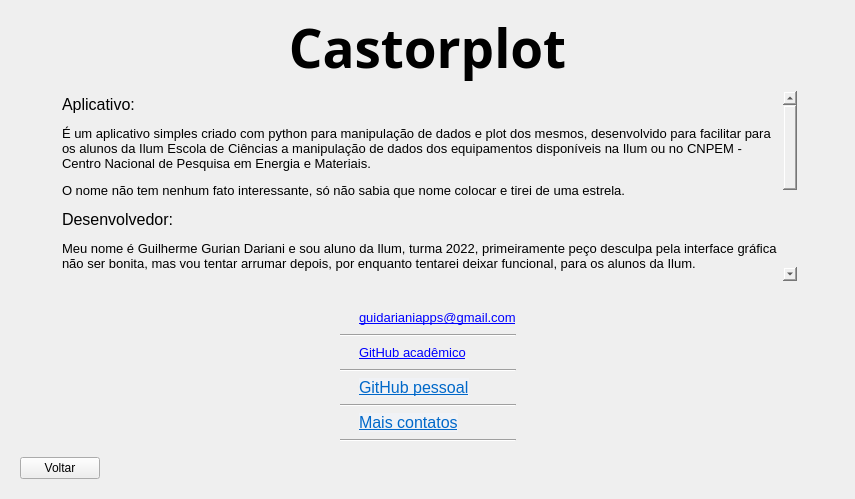
      <widget class="QWidget" name="sobre">
       <layout class="QGridLayout" name="gridLayout_10">
        <item row="9" column="6">
         <spacer name="horizontalSpacer_16">
          <property name="orientation">
           <enum>Qt::Horizontal</enum>
          </property>
          <property name="sizeHint" stdset="0">
           <size>
            <width>242</width>
            <height>20</height>
           </size>
          </property>
         </spacer>
        </item>
        <item row="9" column="1">
         <spacer name="horizontalSpacer_17">
          <property name="orientation">
           <enum>Qt::Horizontal</enum>
          </property>
          <property name="sizeHint" stdset="0">
           <size>
            <width>243</width>
            <height>20</height>
           </size>
          </property>
         </spacer>
        </item>
        <item row="7" column="2">
         <widget class="QLabel" name="label_35">
          <property name="text">
           <string/>
          </property>
          <property name="pixmap">
           <pixmap>img/GitHub_40.png</pixmap>
          </property>
         </widget>
        </item>
        <item row="6" column="2" colspan="4">
         <widget class="Line" name="line_3">
          <property name="orientation">
           <enum>Qt::Horizontal</enum>
          </property>
         </widget>
        </item>
        <item row="5" column="2">
         <widget class="QLabel" name="label_33">
          <property name="text">
           <string/>
          </property>
          <property name="pixmap">
           <pixmap>img/GitHub_40.png</pixmap>
          </property>
         </widget>
        </item>
        <item row="7" column="4">
         <widget class="QLabel" name="label_36">
          <property name="text">
           <string>&lt;html&gt;&lt;head/&gt;&lt;body&gt;&lt;p&gt;&lt;a href=&quot;https://github.com/guidariani&quot;&gt;&lt;span style=&quot; font-family:'Source Sans Pro,sans-serif'; font-size:16px; text-decoration: underline; color:#0068c9; background-color:#f0f2f6;&quot;&gt;GitHub pessoal&lt;/span&gt;&lt;/a&gt;&lt;/p&gt;&lt;/body&gt;&lt;/html&gt;</string>
          </property>
          <property name="openExternalLinks">
           <bool>true</bool>
          </property>
         </widget>
        </item>
        <item row="5" column="4">
         <widget class="QLabel" name="label_34">
          <property name="text">
           <string>&lt;html&gt;&lt;head/&gt;&lt;body&gt;&lt;p&gt;&lt;a href=&quot;https://github.com/guilhermeilum&quot;&gt;&lt;span style=&quot; font-size:10pt; text-decoration: underline; color:#0000ff;&quot;&gt;GitHub acadêmico&lt;/span&gt;&lt;/a&gt;&lt;span style=&quot; font-size:10pt;&quot;/&gt;&lt;/p&gt;&lt;/body&gt;&lt;/html&gt;</string>
          </property>
          <property name="openExternalLinks">
           <bool>true</bool>
          </property>
         </widget>
        </item>
        <item row="8" column="2" colspan="4">
         <widget class="Line" name="line_4">
          <property name="orientation">
           <enum>Qt::Horizontal</enum>
          </property>
         </widget>
        </item>
        <item row="7" column="1">
         <spacer name="horizontalSpacer_14">
          <property name="orientation">
           <enum>Qt::Horizontal</enum>
          </property>
          <property name="sizeHint" stdset="0">
           <size>
            <width>243</width>
            <height>20</height>
           </size>
          </property>
         </spacer>
        </item>
        <item row="7" column="6">
         <spacer name="horizontalSpacer_15">
          <property name="orientation">
           <enum>Qt::Horizontal</enum>
          </property>
          <property name="sizeHint" stdset="0">
           <size>
            <width>242</width>
            <height>20</height>
           </size>
          </property>
         </spacer>
        </item>
        <item row="5" column="6">
         <spacer name="horizontalSpacer_13">
          <property name="orientation">
           <enum>Qt::Horizontal</enum>
          </property>
          <property name="sizeHint" stdset="0">
           <size>
            <width>242</width>
            <height>20</height>
           </size>
          </property>
         </spacer>
        </item>
        <item row="11" column="0" colspan="8">
         <widget class="QWidget" name="widget_17" native="true">
          <layout class="QHBoxLayout" name="horizontalLayout_22">
           <item>
            <widget class="QPushButton" name="voltar_sobre">
             <property name="text">
              <string>Voltar</string>
             </property>
            </widget>
           </item>
           <item>
            <spacer name="horizontalSpacer_7">
             <property name="orientation">
              <enum>Qt::Horizontal</enum>
             </property>
             <property name="sizeHint" stdset="0">
              <size>
               <width>40</width>
               <height>20</height>
              </size>
             </property>
            </spacer>
           </item>
          </layout>
         </widget>
        </item>
        <item row="0" column="1" colspan="6">
         <widget class="QLabel" name="Castorplot_2">
          <property name="font">
           <font>
            <family>PMingLiU-ExtB</family>
            <pointsize>40</pointsize>
            <weight>75</weight>
            <bold>true</bold>
           </font>
          </property>
          <property name="text">
           <string>Castorplot</string>
          </property>
          <property name="alignment">
           <set>Qt::AlignCenter</set>
          </property>
         </widget>
        </item>
        <item row="1" column="1" colspan="6">
         <widget class="QTextBrowser" name="textBrowser">
          <property name="minimumSize">
           <size>
            <width>700</width>
            <height>0</height>
           </size>
          </property>
          <property name="styleSheet">
           <string notr="true">background-color: rgba(255, 255, 255, 0);
</string>
          </property>
          <property name="html">
           <string>&lt;!DOCTYPE HTML PUBLIC &quot;-//W3C//DTD HTML 4.0//EN&quot; &quot;http://www.w3.org/TR/REC-html40/strict.dtd&quot;&gt;
&lt;html&gt;&lt;head&gt;&lt;meta name=&quot;qrichtext&quot; content=&quot;1&quot; /&gt;&lt;style type=&quot;text/css&quot;&gt;
p, li { white-space: pre-wrap; }
&lt;/style&gt;&lt;/head&gt;&lt;body style=&quot; font-family:'MS Shell Dlg 2'; font-size:7.8pt; font-weight:400; font-style:normal;&quot;&gt;
&lt;p style=&quot; margin-top:12px; margin-bottom:12px; margin-left:0px; margin-right:0px; -qt-block-indent:0; text-indent:0px;&quot;&gt;&lt;span style=&quot; font-size:12pt;&quot;&gt;Aplicativo:&lt;/span&gt;&lt;/p&gt;
&lt;p style=&quot; margin-top:12px; margin-bottom:12px; margin-left:0px; margin-right:0px; -qt-block-indent:0; text-indent:0px;&quot;&gt;&lt;span style=&quot; font-size:10pt;&quot;&gt;É um aplicativo simples criado com python para manipulação de dados e plot dos mesmos, desenvolvido para facilitar para os alunos da Ilum Escola de Ciências a manipulação de dados dos equipamentos disponíveis na Ilum ou no CNPEM - Centro Nacional de Pesquisa em Energia e Materiais.&lt;/span&gt;&lt;/p&gt;
&lt;p style=&quot; margin-top:12px; margin-bottom:12px; margin-left:0px; margin-right:0px; -qt-block-indent:0; text-indent:0px;&quot;&gt;&lt;span style=&quot; font-size:10pt;&quot;&gt;O nome não tem nenhum fato interessante, só não sabia que nome colocar e tirei de uma estrela.&lt;/span&gt;&lt;/p&gt;
&lt;p style=&quot; margin-top:12px; margin-bottom:12px; margin-left:0px; margin-right:0px; -qt-block-indent:0; text-indent:0px;&quot;&gt;&lt;span style=&quot; font-size:12pt;&quot;&gt;Desenvolvedor:&lt;/span&gt;&lt;/p&gt;
&lt;p style=&quot; margin-top:12px; margin-bottom:12px; margin-left:0px; margin-right:0px; -qt-block-indent:0; text-indent:0px;&quot;&gt;&lt;span style=&quot; font-size:10pt;&quot;&gt;Meu nome é Guilherme Gurian Dariani e sou aluno da Ilum, turma 2022, primeiramente peço desculpa pela interface gráfica não ser bonita, mas vou tentar arrumar depois, por enquanto tentarei deixar funcional, para os alunos da Ilum.&lt;/span&gt;&lt;/p&gt;
&lt;p style=&quot; margin-top:12px; margin-bottom:12px; margin-left:0px; margin-right:0px; -qt-block-indent:0; text-indent:0px;&quot;&gt;&lt;span style=&quot; font-size:10pt;&quot;&gt;Esse é meu primeiro aplicativo, então provavelmente terá alguns problemas, qualquer bug me envie por e-mail.&lt;/span&gt;&lt;/p&gt;
&lt;p style=&quot; margin-top:12px; margin-bottom:12px; margin-left:0px; margin-right:0px; -qt-block-indent:0; text-indent:0px;&quot;&gt;&lt;span style=&quot; font-size:10pt;&quot;&gt;Contato relacionado com o aplicativo será preferencialmente por e-mail, se for aluno da Ilum pode me procurar na faculdade que ajudo, para outros assuntos pode utilizar qualquer rede social.&lt;/span&gt;&lt;/p&gt;
&lt;p style=&quot;-qt-paragraph-type:empty; margin-top:12px; margin-bottom:12px; margin-left:0px; margin-right:0px; -qt-block-indent:0; text-indent:0px; font-size:10pt;&quot;&gt;&lt;br /&gt;&lt;/p&gt;
&lt;p align=&quot;justify&quot; style=&quot; margin-top:12px; margin-bottom:12px; margin-left:0px; margin-right:0px; -qt-block-indent:0; text-indent:0px;&quot;&gt;&lt;span style=&quot; font-family:'Source Sans Pro,sans-serif'; font-size:11pt; font-weight:600; color:#31333f; background-color:#f0f2f6;&quot;&gt;Em nenhum caso o desenvolvedor será responsável por quaisquer erros, resultados ou informações incorretas.&lt;/span&gt;&lt;/p&gt;
&lt;p align=&quot;justify&quot; style=&quot;-qt-paragraph-type:empty; margin-top:12px; margin-bottom:12px; margin-left:0px; margin-right:0px; -qt-block-indent:0; text-indent:0px; font-size:12pt;&quot;&gt;&lt;br /&gt;&lt;/p&gt;&lt;/body&gt;&lt;/html&gt;</string>
          </property>
         </widget>
        </item>
        <item row="4" column="2" colspan="4">
         <widget class="Line" name="line_2">
          <property name="orientation">
           <enum>Qt::Horizontal</enum>
          </property>
         </widget>
        </item>
        <item row="3" column="1">
         <spacer name="horizontalSpacer_10">
          <property name="orientation">
           <enum>Qt::Horizontal</enum>
          </property>
          <property name="sizeHint" stdset="0">
           <size>
            <width>243</width>
            <height>20</height>
           </size>
          </property>
         </spacer>
        </item>
        <item row="1" column="0">
         <spacer name="horizontalSpacer_8">
          <property name="orientation">
           <enum>Qt::Horizontal</enum>
          </property>
          <property name="sizeHint" stdset="0">
           <size>
            <width>40</width>
            <height>20</height>
           </size>
          </property>
         </spacer>
        </item>
        <item row="1" column="7">
         <spacer name="horizontalSpacer_9">
          <property name="orientation">
           <enum>Qt::Horizontal</enum>
          </property>
          <property name="sizeHint" stdset="0">
           <size>
            <width>40</width>
            <height>20</height>
           </size>
          </property>
         </spacer>
        </item>
        <item row="3" column="4" colspan="2">
         <widget class="QLabel" name="label_28">
          <property name="text">
           <string>&lt;html&gt;&lt;head/&gt;&lt;body&gt;&lt;p&gt;&lt;a href=&quot;mailto:guidarianiapps@gmail.com&quot;&gt;&lt;span style=&quot; font-size:10pt; text-decoration: underline; color:#0000ff;&quot;&gt;guidarianiapps@gmail.com&lt;/span&gt;&lt;/a&gt;&lt;span style=&quot; font-size:10pt;&quot;/&gt;&lt;/p&gt;&lt;/body&gt;&lt;/html&gt;</string>
          </property>
          <property name="openExternalLinks">
           <bool>true</bool>
          </property>
         </widget>
        </item>
        <item row="2" column="4" colspan="2">
         <widget class="QLabel" name="label_21">
          <property name="text">
           <string/>
          </property>
          <property name="pixmap">
           <pixmap>img/email.png</pixmap>
          </property>
          <property name="scaledContents">
           <bool>true</bool>
          </property>
         </widget>
        </item>
        <item row="3" column="2" colspan="2">
         <widget class="QLabel" name="label_25">
          <property name="text">
           <string/>
          </property>
          <property name="pixmap">
           <pixmap>img/email_40.png</pixmap>
          </property>
         </widget>
        </item>
        <item row="3" column="6">
         <spacer name="horizontalSpacer_11">
          <property name="orientation">
           <enum>Qt::Horizontal</enum>
          </property>
          <property name="sizeHint" stdset="0">
           <size>
            <width>242</width>
            <height>20</height>
           </size>
          </property>
         </spacer>
        </item>
        <item row="5" column="1">
         <spacer name="horizontalSpacer_12">
          <property name="orientation">
           <enum>Qt::Horizontal</enum>
          </property>
          <property name="sizeHint" stdset="0">
           <size>
            <width>243</width>
            <height>20</height>
           </size>
          </property>
         </spacer>
        </item>
        <item row="10" column="2" colspan="4">
         <widget class="Line" name="line_7">
          <property name="orientation">
           <enum>Qt::Horizontal</enum>
          </property>
         </widget>
        </item>
        <item row="9" column="4">
         <widget class="QLabel" name="label_37">
          <property name="text">
           <string>&lt;html&gt;&lt;head/&gt;&lt;body&gt;&lt;p&gt;&lt;a href=&quot;https://linktr.ee/guidariani&quot;&gt;&lt;span style=&quot; font-family:'Source Sans Pro,sans-serif'; font-size:16px; text-decoration: underline; color:#0068c9; background-color:#f0f2f6;&quot;&gt;Mais contatos&lt;/span&gt;&lt;/a&gt;&lt;/p&gt;&lt;/body&gt;&lt;/html&gt;</string>
          </property>
          <property name="openExternalLinks">
           <bool>true</bool>
          </property>
         </widget>
        </item>
       </layout>
      </widget>
